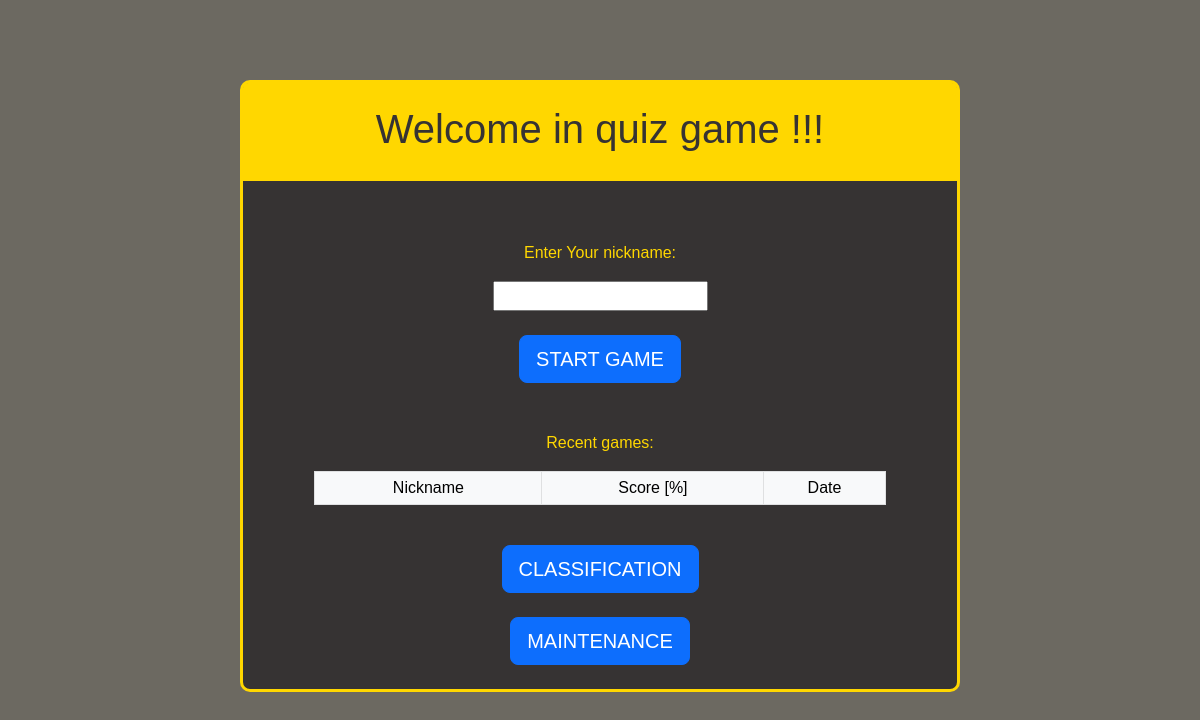
The app's page /quiz/, older data.
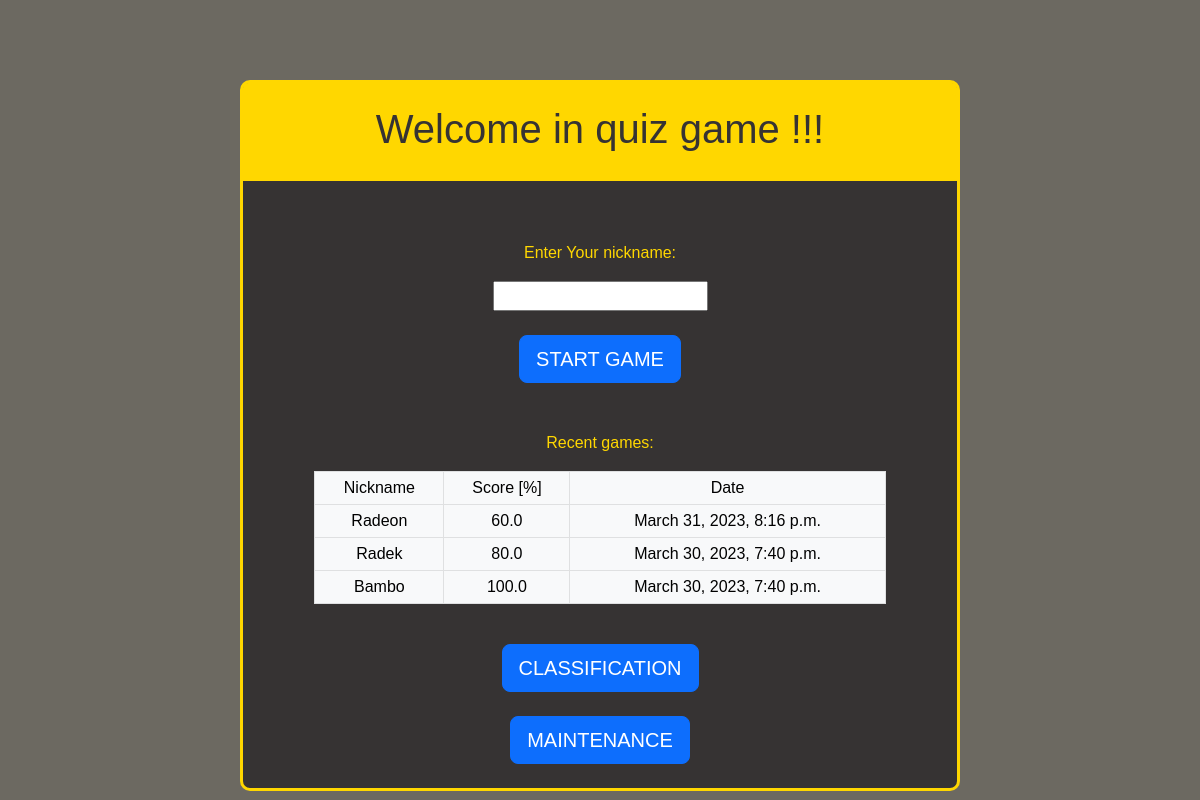
The same page, newer data.
### quiz_django_app/models.py (models this page shows)
class Game(models.Model):
    question_quantity = models.IntegerField(help_text = "value specified by user, how many question are in this game")
    actual_question = models.IntegerField(help_text = "id of actual question")
    question_counter = models.IntegerField(default=1, help_text = "counts number of questions answered in this game")
    total_score = models.IntegerField(default=0)
    questions_used= models.ManyToManyField(Question)
    nickname = models.CharField(max_length=255, null=True)
    percentage = models.FloatField(null=True)
    created_at = models.DateTimeField(auto_now_add=True, null=True)
    completed_game = models.BooleanField(default=False)

### quiz_django_app/views.py (the view)
# urls.py: path('quiz/', views.index, name='index'),
def index(request):
    recent_games = Game.objects.filter(completed_game=True).order_by('-created_at')[:10]
    context = { 'recent_games': recent_games }
    return render(request, 'index.html', context)

### quiz_django_app/templates/index.html (shortened to what this page needs)
{% extends "master_template.html" %}
{% block header %}
    <div id="header-container">
        <h1>Welcome in quiz game !!!</h1>
    </div>
{% endblock %}
{% block content %}
    <form method="post" action="/quiz/first_question">
        <p>Enter Your nickname:</p>
        <input name="nickname" required>
        <br><br>
        <input type="submit" value="START GAME" class="btn btn-primary btn-lg">
    </form>
    <br>
    <br>
    <p>Recent games:</p>
    <div class="table-container">
    <table class="table table-light table-bordered table-hover table-sm">
        <thead>
            <tr>
                <td>Nickname</td>
                <td>Score [%]</td>
                <td>Date</td>
            </tr>
        </thead>
        <tbody>
            {% for game in recent_games %}
                <tr>
                    <td>{{ game.nickname }}</td>
                    <td>{{ game.percentage }}</td>
                    <td>{{ game.created_at }}</td>
                </tr>
            {% endfor %}
        </tbody>
    </table>
    </div>
    <br>
    <a href="{% url 'classification' %}">
        <button type="button" class="btn btn-primary btn-lg">CLASSIFICATION</button>
    </a>
    <br>
    <br>
    <a href="{% url 'maintance' %}">
        <button type="button" class="btn btn-primary btn-lg">MAINTENANCE</button>
    </a>
    <br>
    <br>
{% endblock %}

Row changes from the older to the newer data that the page shows:
now on this page (row edited): Game: nickname "Radeon", percentage "60.0", created_at "March 31, 2023, 8:16 p.m."
now on this page (row edited): Game: nickname "Radek", percentage "80.0", created_at "March 30, 2023, 7:40 p.m."
now on this page (row edited): Game: nickname "Bambo", percentage "100.0", created_at "March 30, 2023, 7:40 p.m."
